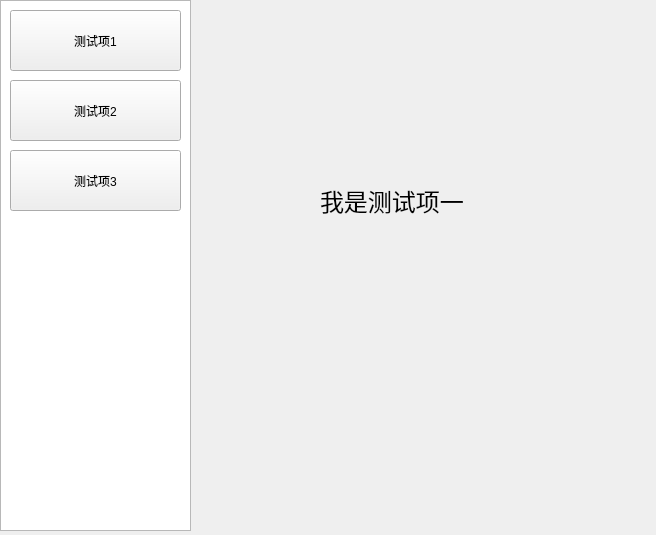
<?xml version="1.0" encoding="UTF-8"?>
<ui version="4.0">
 <class>Form</class>
 <widget class="QWidget" name="Form">
  <property name="geometry">
   <rect>
    <x>0</x>
    <y>0</y>
    <width>656</width>
    <height>535</height>
   </rect>
  </property>
  <property name="windowTitle">
   <string>Form</string>
  </property>
  <widget class="QListWidget" name="listWidget">
   <property name="geometry">
    <rect>
     <x>0</x>
     <y>0</y>
     <width>191</width>
     <height>531</height>
    </rect>
   </property>
  </widget>
  <widget class="QStackedWidget" name="stackedWidget">
   <property name="geometry">
    <rect>
     <x>200</x>
     <y>10</y>
     <width>441</width>
     <height>521</height>
    </rect>
   </property>
   <widget class="QWidget" name="page1">
    <widget class="QLabel" name="label">
     <property name="geometry">
      <rect>
       <x>120</x>
       <y>160</y>
       <width>191</width>
       <height>61</height>
      </rect>
     </property>
     <property name="font">
      <font>
       <family>Agency FB</family>
       <pointsize>18</pointsize>
      </font>
     </property>
     <property name="text">
      <string>我是测试项一</string>
     </property>
    </widget>
   </widget>
   <widget class="QWidget" name="page2">
    <widget class="QLabel" name="label_2">
     <property name="geometry">
      <rect>
       <x>120</x>
       <y>180</y>
       <width>191</width>
       <height>61</height>
      </rect>
     </property>
     <property name="font">
      <font>
       <family>Agency FB</family>
       <pointsize>18</pointsize>
      </font>
     </property>
     <property name="text">
      <string>我是测试项二</string>
     </property>
    </widget>
   </widget>
   <widget class="QWidget" name="page3">
    <widget class="QLabel" name="label_3">
     <property name="geometry">
      <rect>
       <x>110</x>
       <y>200</y>
       <width>191</width>
       <height>61</height>
      </rect>
     </property>
     <property name="font">
      <font>
       <family>Agency FB</family>
       <pointsize>18</pointsize>
      </font>
     </property>
     <property name="text">
      <string>我是测试项三</string>
     </property>
    </widget>
   </widget>
  </widget>
  <widget class="QPushButton" name="pushButton1">
   <property name="geometry">
    <rect>
     <x>10</x>
     <y>10</y>
     <width>171</width>
     <height>61</height>
    </rect>
   </property>
   <property name="text">
    <string>测试项1</string>
   </property>
  </widget>
  <widget class="QPushButton" name="pushButton2">
   <property name="geometry">
    <rect>
     <x>10</x>
     <y>80</y>
     <width>171</width>
     <height>61</height>
    </rect>
   </property>
   <property name="text">
    <string>测试项2</string>
   </property>
  </widget>
  <widget class="QPushButton" name="pushButton3">
   <property name="geometry">
    <rect>
     <x>10</x>
     <y>150</y>
     <width>171</width>
     <height>61</height>
    </rect>
   </property>
   <property name="text">
    <string>测试项3</string>
   </property>
  </widget>
 </widget>
 <resources/>
 <connections/>
</ui>
